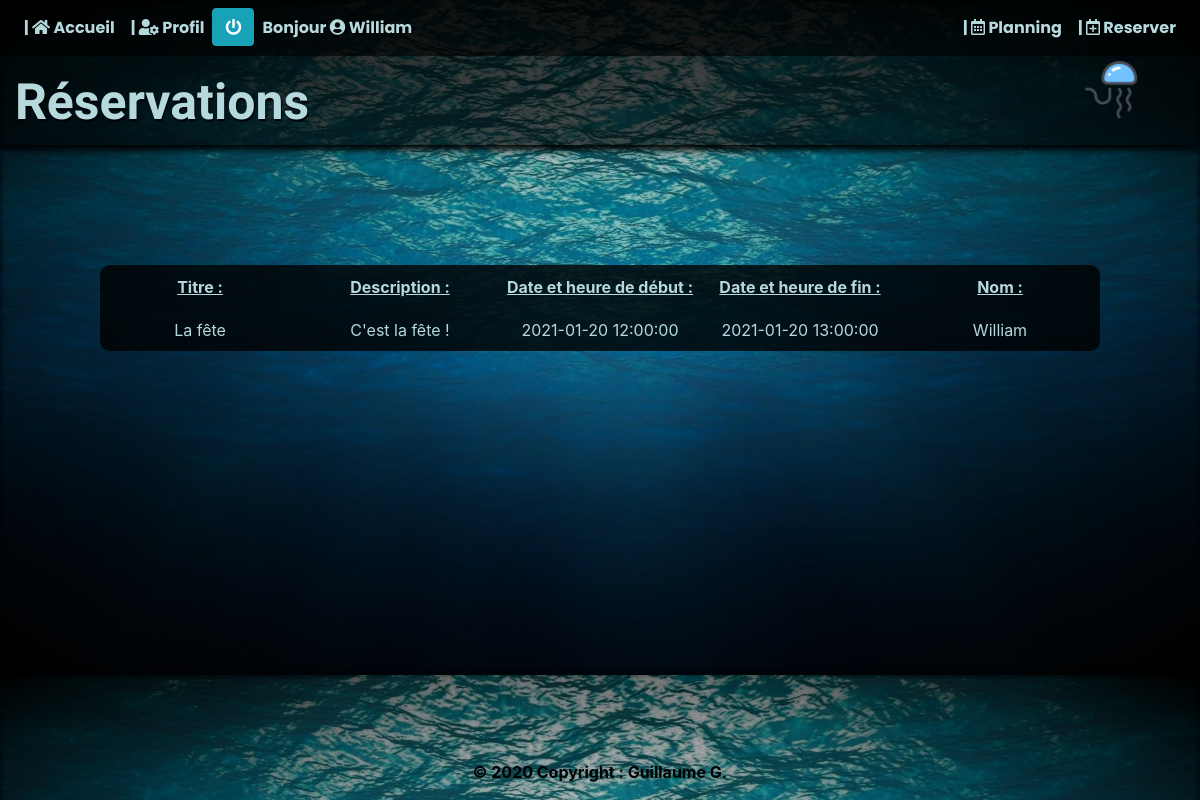
Screenshot of /pages/reservation.php?id=151 (signed in) with the database file from the repository.
### tables this page shows
CREATE TABLE IF NOT EXISTS `reservations` (
  `id` int(11) NOT NULL AUTO_INCREMENT,
  `titre` varchar(255) NOT NULL,
  `description` text NOT NULL,
  `debut` datetime NOT NULL,
  `fin` datetime NOT NULL,
  `id_utilisateur` int(11) NOT NULL,
  PRIMARY KEY (`id`)
);

### require/php/Database.php (called while the page is built)
<?php
class Database{
    private static $instance = NULL;
    public static function getPdo(){
        if(self::$instance === NULL){
            try{
                self::$instance = new PDO('mysql:host=localhost; dbname=reservationsalles', 'root', '');
            }
            catch (PDOException $e){
                print 'Erreur :' . $e -> getMessage();
                die();
            }
        }
        return self::$instance;
    }
}

### require/php/Modele.php (called while the page is built, shortened)
<?php
require_once('Database.php');
abstract class Modele{
    public function __construct(){
        $this->db = Database::getPdo();
    }
}

### require/php/reservations.php (called while the page is built, shortened)
<?php
require_once('Modele.php');
class Event extends Modele{
    public function affichageContenu(){
        $id = $_GET['id'];
        $affichage2 = $this->db->prepare("SELECT titre, description, debut, fin FROM reservations WHERE id = :id");
        $affichage2->execute(["id"=>$id]);
        $result2= $affichage2->fetchAll(PDO::FETCH_ASSOC);
        return $result2;
    }
}
?>

### pages/reservation.php (the view, shortened to what this page needs)
<?php
require('../require/html/header.php');
require('../require/php/reservations.php');
?>
<main>
    <table>
        <thead>
            <tr>
                <th>Titre :</th><th>Description :</th><th>Date et heure de début :</th><th>Date et heure de fin :</th><th>Nom :</th>
            </tr>
        </thead>
        <tbody>
            <tr>
            <?php
                $reservations = new Event();
                $contain = $reservations->affichageContenu();
                foreach ($contain as $result){
                    foreach ($result as $key => $value){
                        echo '<td>' .$value.'</td>';
                    }
                }
            ?>
            <td><?php echo ucfirst($_SESSION['login']) ?></td>
            </tr>
        </tbody>
    </table>
</main>
<?php require('../require/html/footer.php'); ?>

### css/header.css (style rules this page uses)
* { margin: 0; padding: 0; box-sizing: border-box; }
html { scroll-behavior: smooth; }

### css/reservation.css (style rules this page uses)
body { background-image: url('../images/bg.jpg'); background-size: cover; }
table { margin :auto; margin-top: 10%; color : #b5d9dd; background: rgba(0, 0, 0, 0.8); border-radius: 10px; }
th { text-align: center; text-decoration: underline; }
td { text-align: center; width: 200px; }
tr { height: 43px; }

### rows the page displays
reservations: titre "La fête", description "C'est la fête !", debut "2021-01-20 12:00:00", fin "2021-01-20 13:00:00"

### other values shown
$_SESSION['login'] "William"
$title "Réservations"
